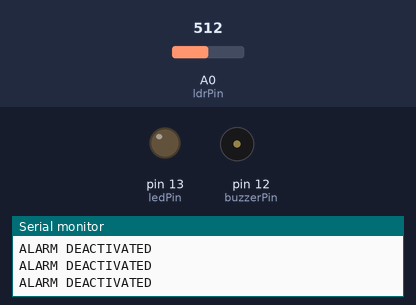
A sketch run on a simulated Arduino Uno, built with avr-gcc and run on an emulated ATmega328P. Parts: output pins drawn as LEDs (lit = HIGH), buzzer (waves = sounding), the last lines printed to the serial monitor. Dashed ring = blinking. The inputs (shaded band) are chosen by the test bench; at power-on: A0 (ldrPin) = 512.

Above: at 1.2 s.
1.3 s: A0 (ldrPin) set to 408
4.3 s: A0 (ldrPin) set to 388
At 4.56 s:
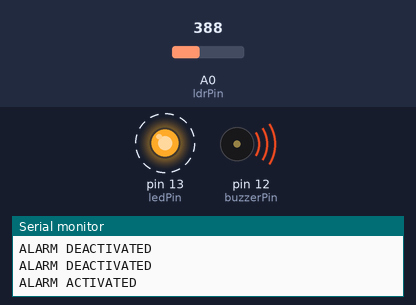
Timing chart, 0 to 13.3 s (numbered marks = the images above; inputs shaded):
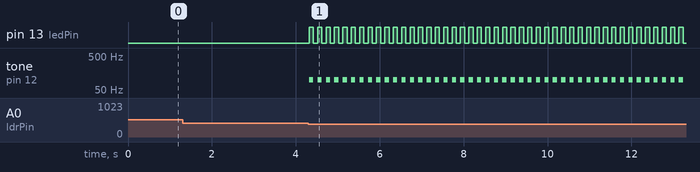

The sketch:

LDR_with_LED___Buzzer.ino
```cpp
//set pin numbers

const int ledPin = 13;
const int buzzerPin = 12;
const int ldrPin = A0;

void setup () {

  Serial.begin(9600);

  pinMode(ledPin, OUTPUT);
  pinMode(buzzerPin, OUTPUT);
  pinMode(ldrPin, INPUT);
}

void loop() {

  int ldrStatus = analogRead(ldrPin);

  if (ldrStatus <= 400) {

    tone(buzzerPin, 100);
    digitalWrite(ledPin, HIGH);
    delay(100);

    noTone(buzzerPin);
    digitalWrite(ledPin, LOW);
    delay(100);

    Serial.println("ALARM ACTIVATED");
  }
  else {

    noTone(buzzerPin);
    digitalWrite(ledPin, LOW);

    Serial.println("ALARM DEACTIVATED");
  }
}
```

Measured:
- the behaviour switches between 401 and 400 on A0 (ldrPin) (found by bisection; images 0 and 1)
- after the input at 4.3 s, pin 13 (ledPin): alternates HIGH for 0.10 s and LOW for 0.10 s, starting at once; tone on pin 12 (buzzerPin): alternates 100 Hz for 0.10 s and silent for 0.10 s, starting at once
